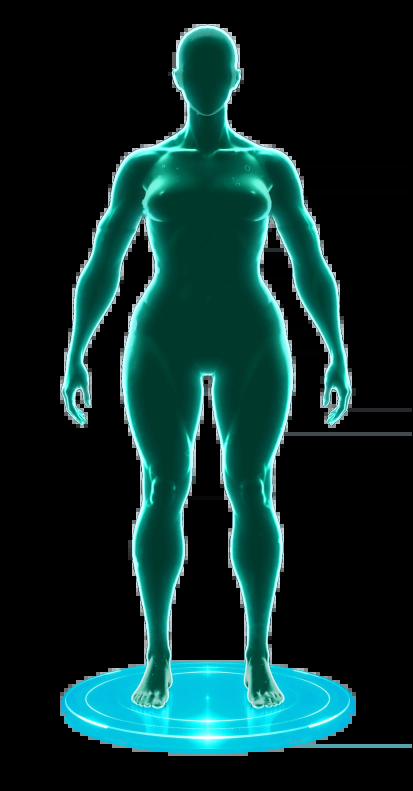
#> input picture assets/images/body-female-heavy-empty.webp, 826 x 1582 px (shown at 1/2 size)
$ python lift.py ../../assets/images/body-female-heavy-empty.webp out.png 1.0
#> lines starting #> are read from the running program, lines starting #| are printed output that depends on the picture
"""Lifts the bust a little for a fitter look: a smooth upward nudge centred on the chest, fading out around it."""
import cv2, numpy as np, sys
im = cv2.imread(sys.argv[1], cv2.IMREAD_UNCHANGED)[..., :3]
H, W = im.shape[:2]
#> H = 1582; W = 826
yy, xx = np.mgrid[0:H, 0:W].astype(np.float32)
CX, CY, UP = 397.0, 528.0, float(sys.argv[3]) if len(sys.argv) > 3 else 20.0
g = np.exp(-((xx - CX) / 125) ** 2 - ((yy - CY) / 62) ** 2)
my = yy + UP * g                      # each point takes what was a little below it
for _ in range(3):                    # refine so the lift is exactly UP at the centre
    my = yy + UP * np.exp(-((xx - CX) / 125) ** 2 - ((my - CY) / 62) ** 2)
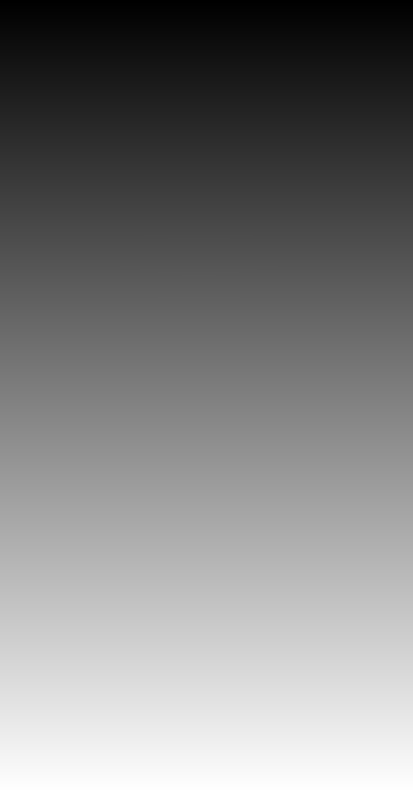
#> my: shape (1582, 826) float32 (shown at 1/2 size); min 2.58e-37, max 1581, mean 790.5; drawn with min black and max white
out = cv2.remap(im, xx, my, cv2.INTER_LANCZOS4, borderMode=cv2.BORDER_REPLICATE)
cv2.imwrite(sys.argv[2], out)
cv2.imwrite('lift_vis.png', np.hstack([im[330:760, 150:650], out[330:760, 150:650]]))
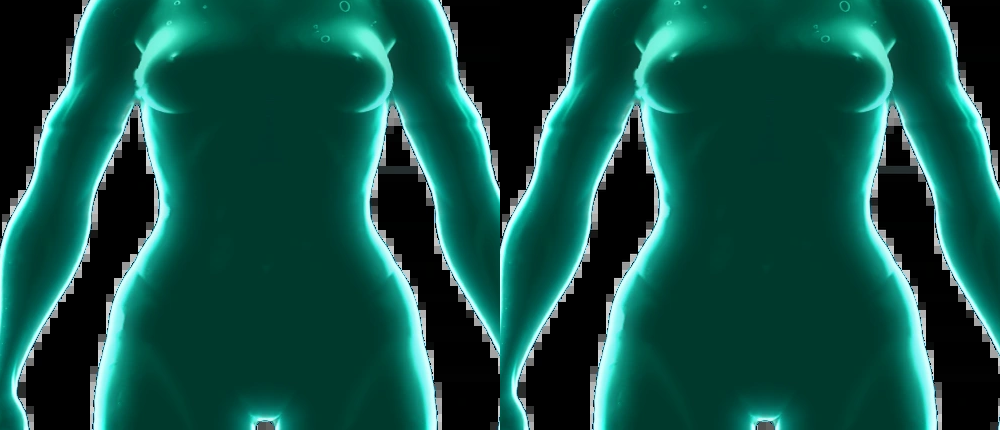
#> saved as lift_vis.png: shape (430, 1000, 3); mean B, G, R 69.3, 79.2, 18.5

$ run again, on assets/images/body-female-normal-empty.webp
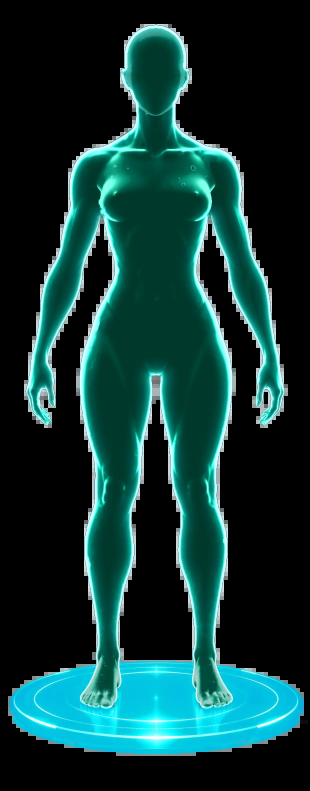
#> input picture assets/images/body-female-normal-empty.webp, 620 x 1582 px (shown at 1/2 size)
#> `cv2.imwrite('lift_vis.png', np.hstack([im[330:760, 150:650], out[330:7..`:
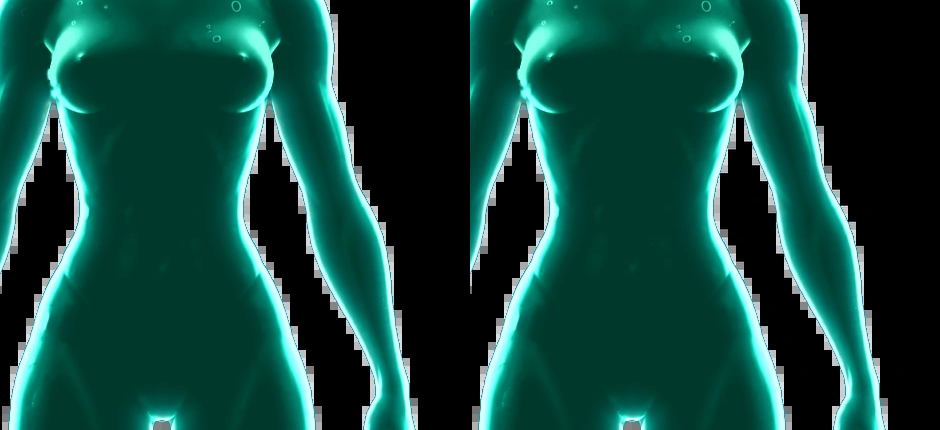
#> saved as lift_vis.png: shape (430, 940, 3); mean B, G, R 62.2, 70.7, 18.7
